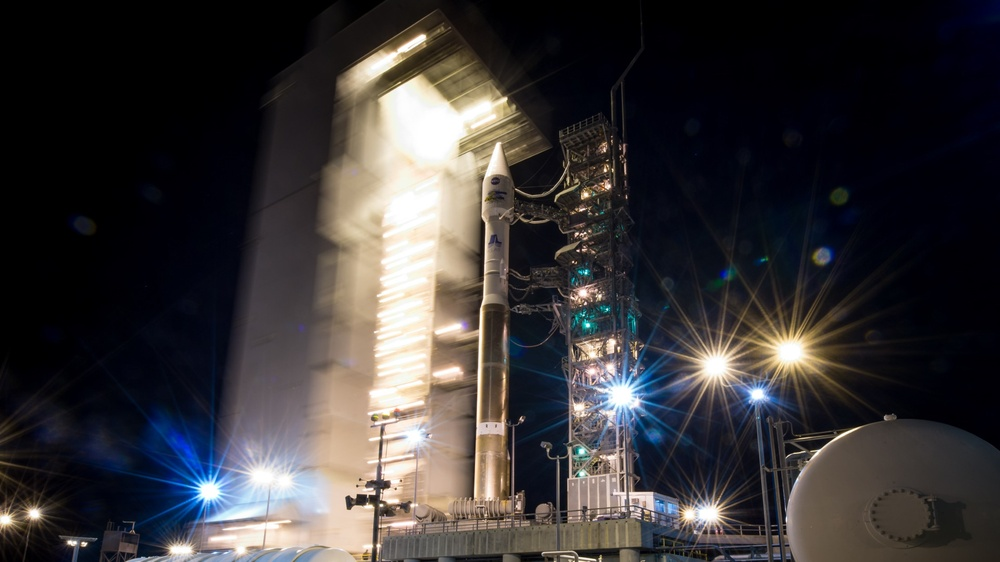
#> input picture td2/atlas-v-rocket-vandenberg-air-force-base-1920x1080_97495-mm-90.jpg, 1000 x 562 px, shrunk from 1920 x 1080 before the run
$ python Division_des_canaux_de_couleur.py
#> lines starting #> are read from the running program, lines starting #| are printed output that depends on the picture
import cv2

# Charger l'image
image = cv2.imread("atlas-v-rocket-vandenberg-air-force-base-1920x1080_97495-mm-90.jpg")
#> image is the input picture: shape (562, 1000, 3); mean B, G, R 55.3, 54.3, 57.3

# Séparer les canaux
b, g, r = cv2.split(image)
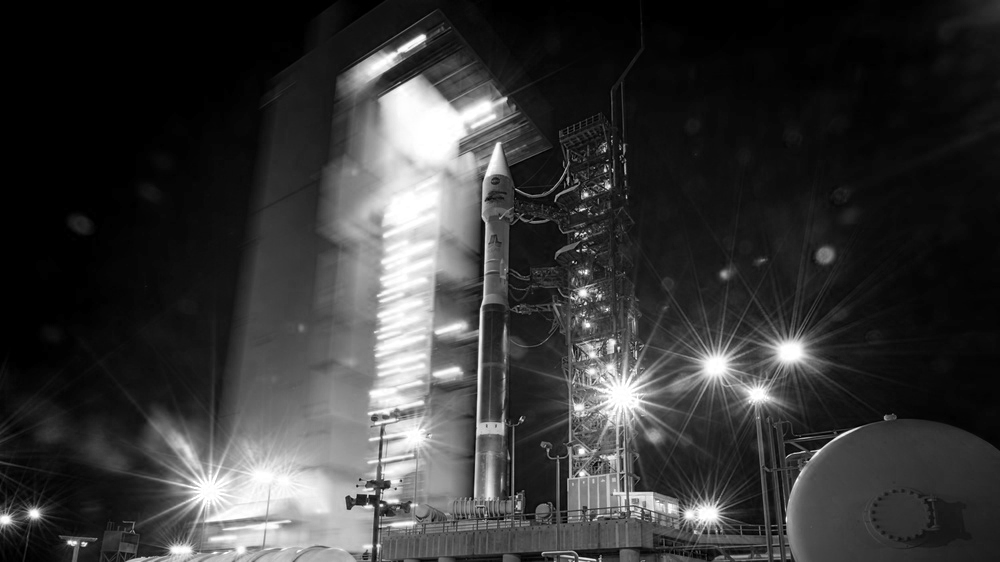
#> b: shape (562, 1000); min 0, max 255, mean 55.3
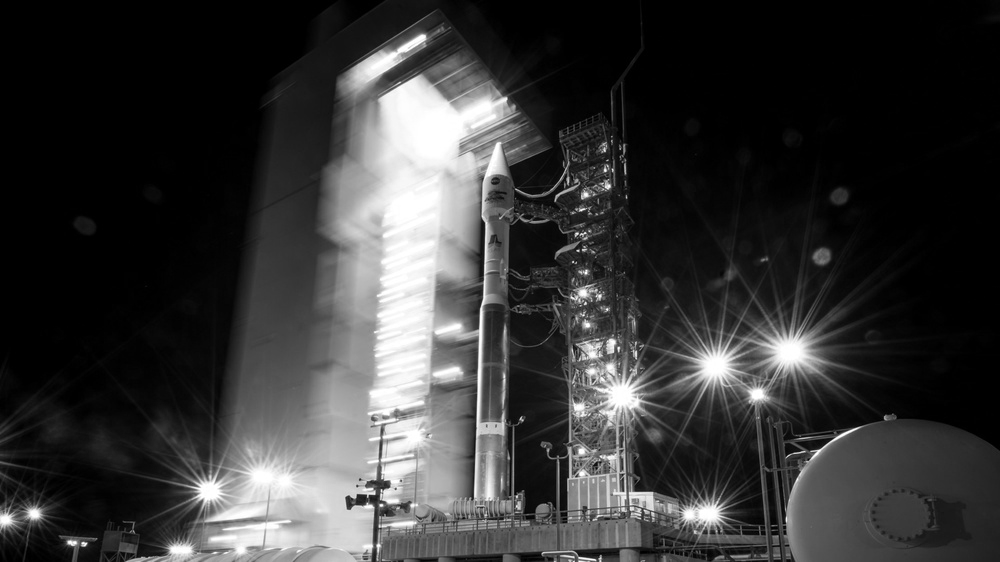
#> g: shape (562, 1000); min 0, max 255, mean 54.3
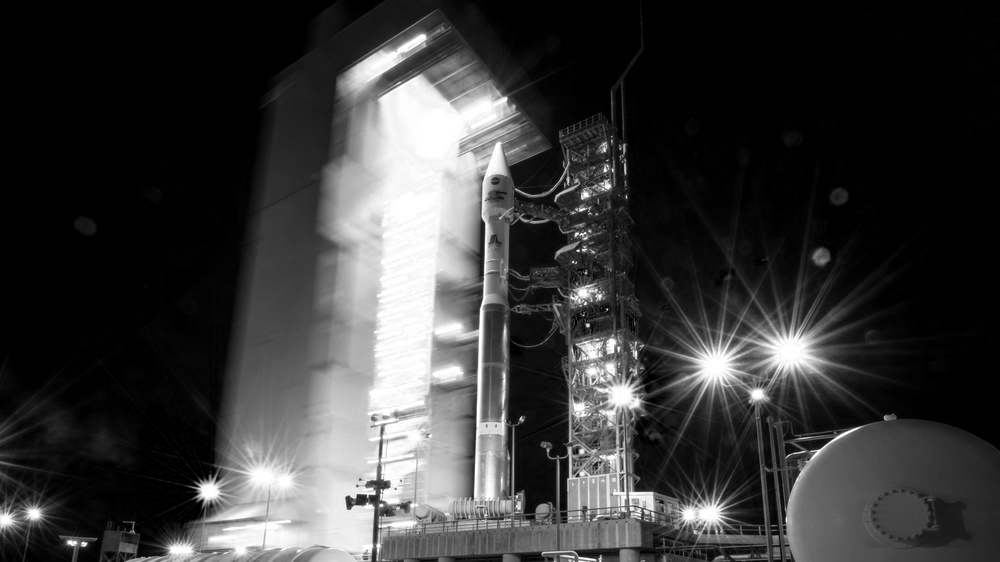
#> r: shape (562, 1000); min 0, max 255, mean 57.3

# Afficher les canaux
cv2.imshow("Blue", b)
cv2.imshow("Green", g)
cv2.imshow("Red", r)

# Sauvegarder les canaux
cv2.imwrite("lena_B.bmp", b)
cv2.imwrite("lena_G.jpg", g)
cv2.imwrite("lena_R.jpg", r)
cv2.imwrite("LenaColor.png", image)

cv2.waitKey(0)
cv2.destroyAllWindows()
